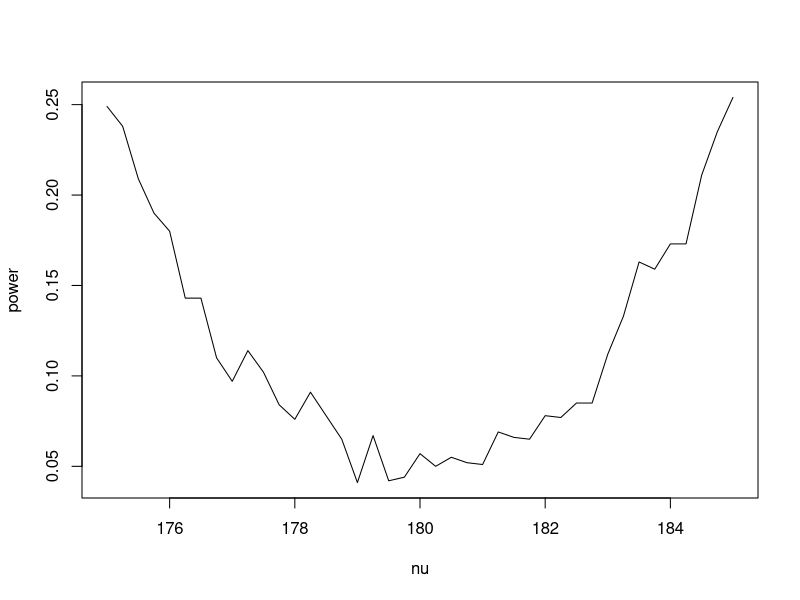
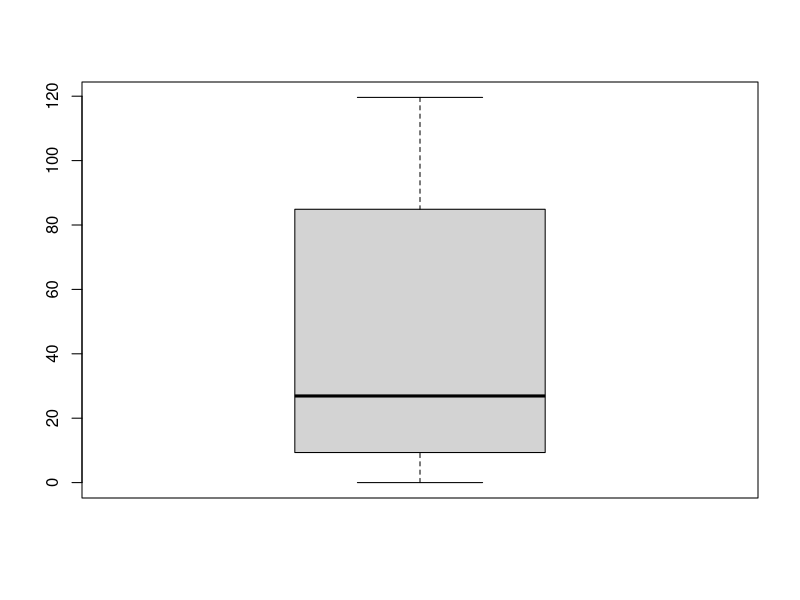
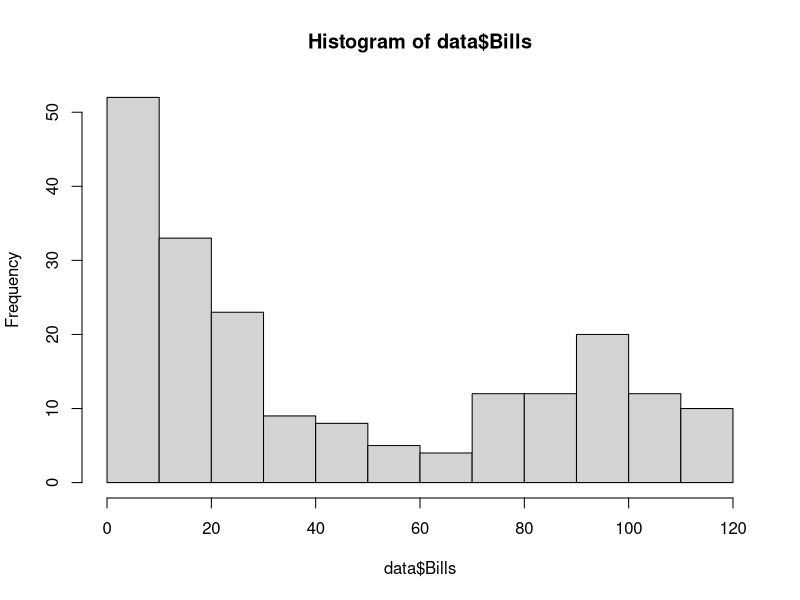
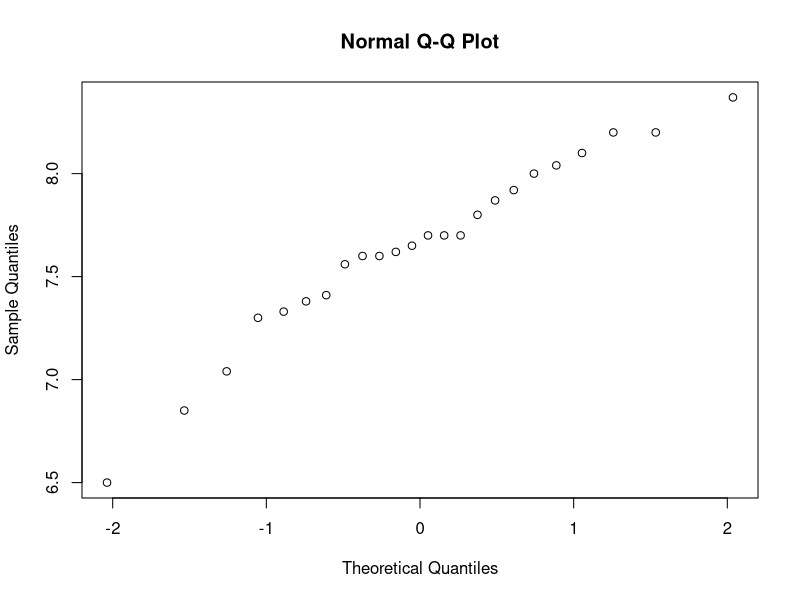
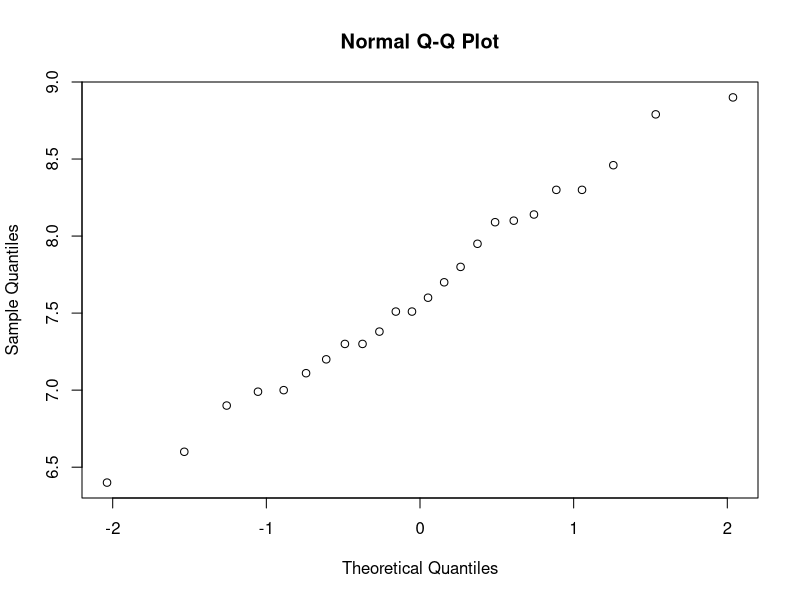
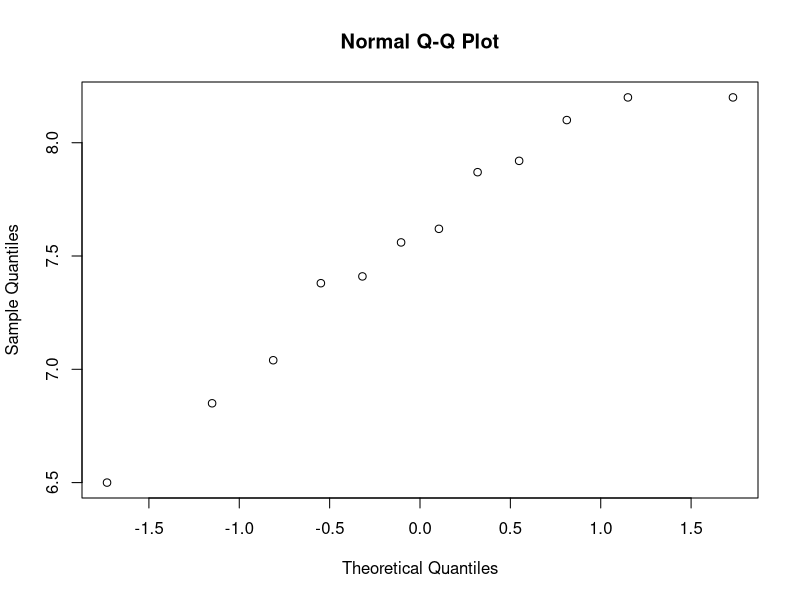
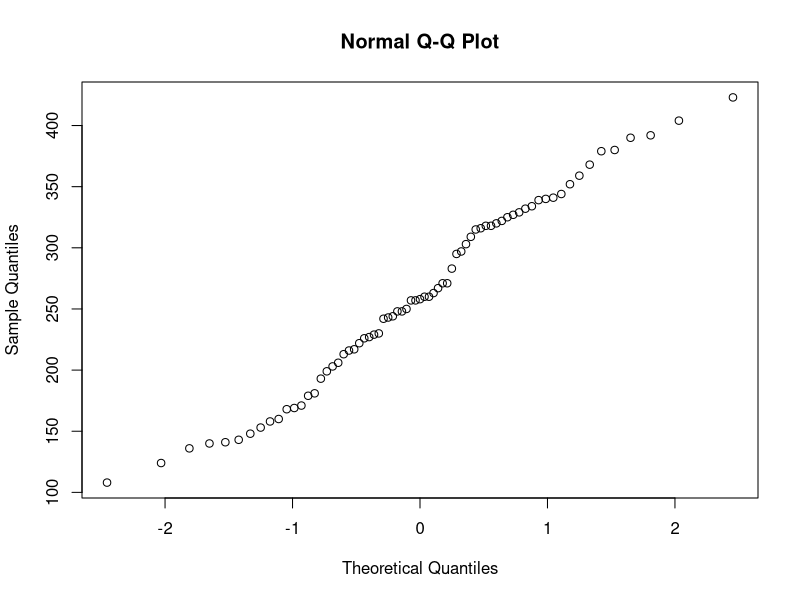
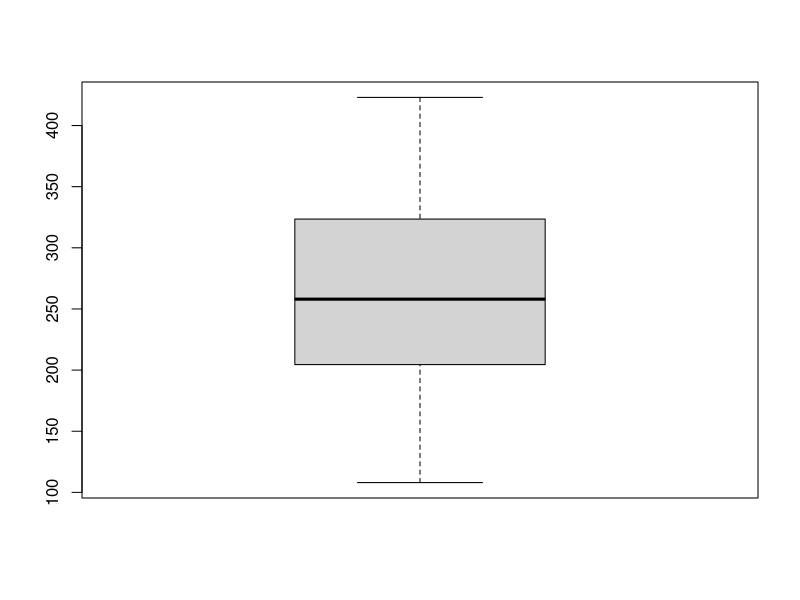

Generate these figures, in order, with R: (Note: this script raises an error after producing the figures.)
#assignment 1

#Q2
n=m=30
mu=180
sd=15
B=100
B=1000
nus=seq(175,185,by=0.25)
p=numeric(B); C=length(nus); powers=numeric(C);

for (c in 1 : C){
  nu = nus[c]
  for (b in 1:B){
  x=rnorm(m,mu,sd); y=rnorm(n,nu,sd);
  p[b]=t.test(x,y,var.equal=TRUE)[[3]]}
  powers[c]=mean(p<0.05)}
plot(nus,powers,type="l",xlab="nu",ylab="power")

data = read.table(file="telephone.txt", header = TRUE)
boxplot(data$Bills)
hist(data$Bills) #included 0
data_zero = data[apply(data, 1, function(row) all(row !=0 )), ]
data_zero


#Q4

run=read.table(file="run.txt", header = TRUE)
run
qdata=run$before+run$after
qqnorm(run$before)
qqnorm(run$after)
t.test(run$before[1:12],run$after[1:12], paired=TRUE)
t.test(run$before[13:24],run$after[13:24], paired=TRUE)
diflemo = (run$before[1:12]-run$after[1:12])
difenergy = run$before[13:24]-run$after[13:24]
shapiro.test(run$before[1:12])
shapiro.test(run$before[13:24])
shapiro.test(run$after[1:12])
shapiro.test(run$after[13:24])
qqnorm(run$before[1:12])
wilcox.test(diflemo, difenergy)

#Q5
qqnorm(chickwts$weight)
shapiro.test(chickwts$weight)
boxplot(chickwts$weight)
#chickframe = data.frame(yield=as.vector(chickwts$weight),feed=as.factor(chickwts$feed))
#chickframe
chickaov=lm(chickwts$weight~chickwts$feed, data=chickwts)
anova(chickaov)
summary(chickaov)
qqnorm(chickwts$weight)
shapiro.test(chickwts$weight) #normally dist
qqnorm(residuals(chickaov))
shapiro.test(residuals(chickaov))
#residuals vs fitted
plot(fitted(chickaov), residuals(chickaov)) #no pattern must be seen
kruskal.test(chickwts$weight,chickwts$feed,data=chickwts)
boxplot(chickwts$weight~chickwts$feed, data=chickwts)



#Assignment2
bread=read.table(file="bread.txt")
bread
N=3; I=2; J=3
rbind(rep(1:I,each=N*J), rep(1:J,N*I), sample(1:(N*I*J)))
par(mfrow=c(1,2))
boxplot(bread$hours~bread$environment)
boxplot(bread$hours~bread$humidity)

environment=as.factor(bread$environment); humidity=as.factor(bread$humidity)
breadaov=lm(bread$hours~environment*humidity, data=bread)
anova(breadaov)
summary(breadaov)
par(mfrow=c(1,1))
qqnorm(breadaov$residuals)
shapiro.test(breadaov$residuals)
cooks=round(cooks.distance(breadaov), 2)
plot(cooks)

#search engine

N=5; I=3; J=1 
for (i in 1:N) {
cat('Skill:', i, '-', sample(1:(J*I)) + 3*(i-1), '\n')}

search=read.table(file="search.txt")
search
is.factor(search$interface)
is.factor(skill)
search$interface=as.factor(search$interface)
search$skill=as.factor(search$skill)
searchaov=lm(search$time~search$skill+search$interface, data=search)
anova(searchaov)
summary(searchaov)

friedman.test(search$time,search$interface,search$skill,data=search)
searchaov2=lm(search$time~search$interface, data=search)
summary(searchaov2)



cow = read.table(file="cow.txt")
cow
cow$per=as.factor(cow$per)
cow$id=as.factor(cow$id)
cowaov=lmer(cow$milk~cow$order+cow$per+cow$X..treatment.+(1|id),data=cow)
summary(cowaov)
library(lme4)
cowlmer1=lmer(milk~order+per+(1|id),data=cow,REML=FALSE)
anova(cowaov,cowlmer1)
t.test(cow$milk[cow$X..treatment.=="A"],cow$milk[cow$X..treatment.=="B"],paired=TRUE)

austen=read.table(file ="austen.txt")
austen2=read.table(file ="austen.txt")
austen2$Sand2=NULL
austen2
z=chisq.test(austen2); z

#werkt-niet
crime=read.table(file="expensescrime.txt")
crime
summary(lm(expend~bad+crime+lawyers+employ+pop, data=expensescrime))

pairs(crime)


#Assignment3

fruitflies
fruitflies$loglongevity = log(fruitflies$longevity)
fruitflies
boxplot(fruitflies$loglongevity~fruitflies$activity)
fruitaov=lm(loglongevity~activity, data=fruitflies)
summary(fruitaov) #e^intercept is back to days
anova(fruitaov)

fruitaov2=lm(loglongevity~thorax+activity, data=fruitflies)
summary(fruitaov2)
av_thorax=mean(fruitflies$thorax)

fruitaov3=lm(loglongevity~thorax, data=fruitflies)
summary(fruitaov3)
plot(fruitflies$loglongevity~fruitflies$thorax, data = fruitflies, pch=unclass(activity))
for (i in 1:3) abline(lm(loglongevity~thorax,data=fruitflies[as.numeric(fruitflies$activity)==i,]))
fruitaov4=lm(loglongevity~activity*thorax, data=fruitflies)
summary(fruitaov4)


#titanic
titanic$Survived=as.numeric(titanic$Survived)
titanic$Survived



#africa
africa$pollib=as.factor(africa$pollib)
afglm=glm(miltcoup~oligarchy+pollib+parties+pctvote+popn+size+numelec+numregim,family=poisson,data=africa)
summary(afglm)
afglm1=glm(miltcoup~oligarchy+pollib+parties,family=poisson,data=africa)
summary(afglm1)
drop1(afglm1, test="Chisq")


treeaov = lm(treeVolume$volume~treeVolume$type, data=treeVolume)
summary(treeaov)

treelm=lm(volume~diameter+height+type,data=treeVolume)
summary(treelm)
volume_beech = (4.69806*mean(treeVolume$diameter)) + (0.41725*mean(treeVolume$height)) - 63.78138 
volume_oak =   (4.69806*mean(treeVolume$diameter)) + (0.41725*mean(treeVolume$height)) - 63.78138 - 1.30460
oak=data.frame(diameter = mean(treeVolume$diameter), height = mean(treeVolume$height), type="oak")
predict(treelm,  oak, type="response")

#A
diet = read.table(file="diet.txt", header = TRUE)
x = diet$preweight
y = diet$weight6weeks
t.test(x,y,paired = TRUE)
qqnorm(x); hist(x)
shapiro.test(x) #p>0.05, normally distributed
qqnorm(y); hist(y) #p<0.05, normally distributed
shapiro.test(y) 
#so we use wilcox
wilcox.test(x, y, paired = TRUE) #p<0.05

#B
diet$weight.lost = diet$preweight-diet$weight6weeks
n = length(diet$weight.lost); w = sum(diet$weight.lost>3)
binom.test(w,n,0.5,alternative = "g")

#C
diet$diet = as.factor(diet$diet)
diet1 = lm(weight.lost~diet, data = diet)
anova(diet1)
summary(diet1)
qqnorm(residuals(diet1)) #looks normal
shapiro.test(residuals(diet1)) #p>0.05, so residuals are normally distributed
plot(fitted(diet1), residuals(diet1)) #looks ok, no pattern
#

#D
diet$gender = as.factor(diet$gender)
diet2 = lm(weight.lost ~ diet*gender, data=diet)
anova(diet2)
summary((diet2))
#there is a slight interaction between diet:gender.
#gender is not significant


#E
diet3 = lm(weight.lost ~ height*diet, data = diet)
anova(diet3) #no interaction (p>0.05). diet is has significant influence.
summary(diet3)
diet4 = lm(weight.lost ~ diet + height, data=diet)
anova(diet4)
drop1(diet4, test="F")

#F
av_person = mean(diet$preweight)
dietfram1=data.frame(av_person, diet="1")
dietfram2=data.frame(av_person, diet="2")
dietfram3=data.frame(av_person, diet="3")
predict(diet1, dietfram1, type="response")
predict(diet1, dietfram2, type="response")
predict(diet1, dietfram3, type="response")

#G
diet$lost.4kg = diet$weight.lost>4
diet$lost.4kg = as.numeric(diet$lost.4kg)
dietglm = glm(lost.4kg ~ diet, data=diet, family = binomial)
anova(dietglm, test="Chisq")

diet$lost.4kg = as.factor(diet$lost.4kg)
dietglm = glm(lost.4kg ~ diet, data=diet, family = binomial)
anova(dietglm, test="Chisq")






